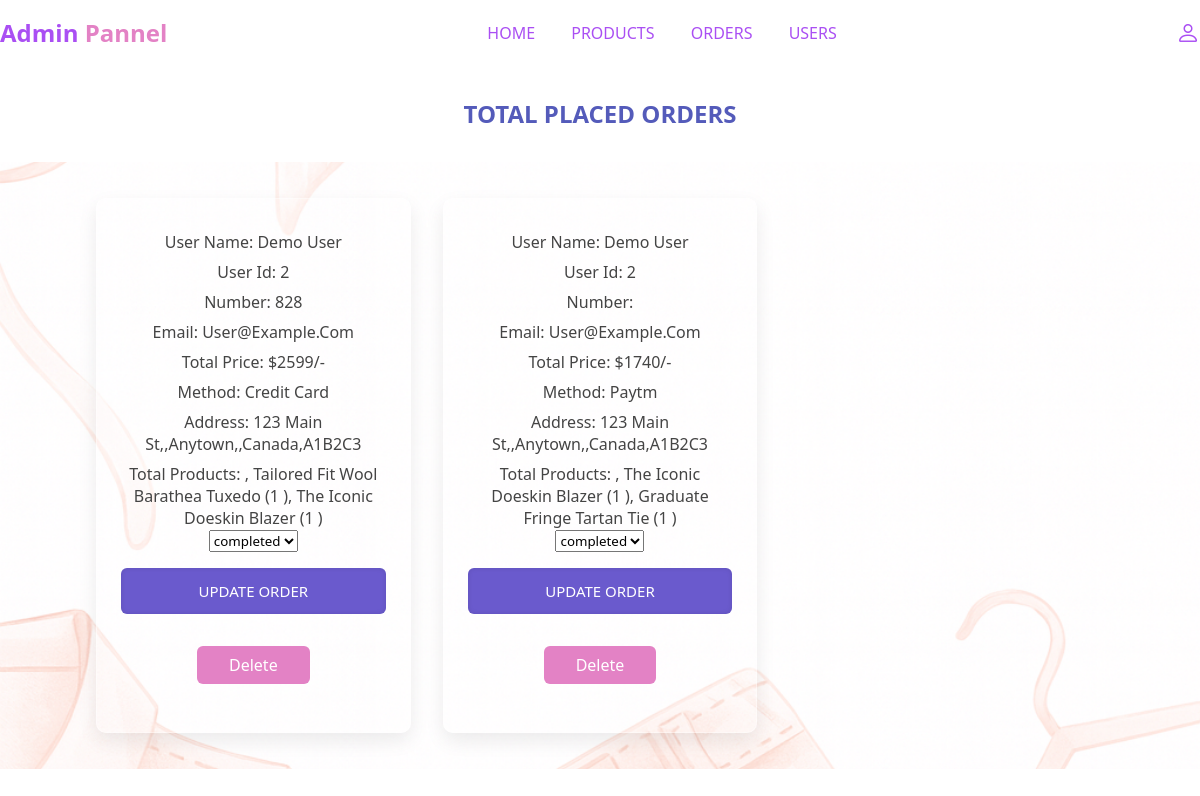
Page /admin_orders.php (signed in) on the committed database.
### tables this page shows
CREATE TABLE `orders` (
  `id` int(100) NOT NULL,
  `user_id` int(100) NOT NULL,
  `name` varchar(100) NOT NULL,
  `number` varchar(255) NOT NULL,
  `email` varchar(255) NOT NULL,
  `method` varchar(255) NOT NULL,
  `address` varchar(255) NOT NULL,
  `total_products` varchar(255) NOT NULL,
  `total_price` varchar(255) NOT NULL,
  `placed_on` varchar(255) NOT NULL,
  `payment_status` varchar(255) NOT NULL DEFAULT 'pending'
);

### admin_orders.php (the view, shortened to what this page needs)
<!DOCTYPE html>
<html lang="en">
<head>
	<link rel="stylesheet" href="https://cdn.jsdelivr.net/npm/bootstrap-icons@1.10.2/font/bootstrap-icons.css">
	<link rel="stylesheet" type="text/css" href="style.css">
</head>
<body>
	<?php include 'admin_header.php'; ?>
	<section class="order-container">
		<h1 class="title">total placed orders</h1>
		<div class="box-container">
			<?php
				$select_orders = mysqli_query($conn, "SELECT * FROM `orders`") or die('query failed');
				if(mysqli_num_rows($select_orders)>0){
					while($fetch_orders = mysqli_fetch_assoc($select_orders)){
			?>
			<div class="box">
				<p>user Name: <span><?php echo $fetch_orders['name']; ?></span></p>
				<p>user id: <span><?php echo $fetch_orders['user_id']; ?></span></p>
				<p>number: <span><?php echo $fetch_orders['number']; ?></span></p>
				<p>email: <span><?php echo $fetch_orders['email']; ?></span></p>
				<p>total price: $<span><?php echo $fetch_orders['total_price']; ?>/-</span></p>
				<p>method: <span><?php echo $fetch_orders['method']; ?></span></p>
				<p>address: <span><?php echo $fetch_orders['address']; ?></span></p>
				<p>total products: <span><?php echo $fetch_orders['total_products']; ?></span></p>
				<form method="post">
					<select name="update_payment">
						<option disabled selected><?php echo $fetch_orders['payment_status']; ?></option>
					</select>
					<input type="submit" name="update_order" value="update order" class="btn">
					<a href="admin_orders.php?delete=<?php echo $fetch_orders['id']; ?>" class="delete" onclick="return confirm('delete this')">Delete</a>
				</form>
			</div>
			<?php
					}
				}
			?>
		</div>
	</section>
</body>
</html>

### style.css (style rules this page uses)
* { margin: 0; padding: 0; box-sizing: border-box; font-family: 'Segoe UI', sans-serif; }
:root { --white-alpha-40: rgba(255,255,255,0.35); --white-alpha-25: rgba(255,255,255,0.15); --blur: blur(6px); --accent: #6a5acd; --highlight: #e382c5; --shadow: 0 0.5rem 1.2rem rgba(0,0,0,0.08); }
a { text-decoration: none; color: inherit; }
form input, textarea { width: 100%; padding: 0.8rem 1rem; border: none; border-radius: 6px; background: var(--white-alpha-25); box-shadow: inset 0 0 5px rgba(0,0,0,0.1); font-size: 15px; margin-bottom: 1rem; }
form .btn { cursor: pointer; background: var(--accent); color: #fff; text-transform: uppercase; padding: 0.8rem; border-radius: 6px; transition: all 0.3s ease; margin-top: 1rem; }
.title { text-align: center; text-transform: uppercase; margin: 2rem 0; color: #545bba; }
.box-container { padding: 3% 8%; display: grid; grid-template-columns: repeat(3, 1fr); gap: 2rem; background-image: url('image/bg2-img.png'); background-size: cover; background-position: center; width: 100%; }
.box-container .box { background: var(--white-alpha-25); border: 1px solid var(--white-alpha-40); box-shadow: var(--shadow); padding: 1.5rem 1.5rem 3rem; text-align: center; border-radius: 10px; transition: transform 0.3s ease, box-shadow 0.3s ease; }
.box-container .box p { font-size: 1rem; text-transform: capitalize; margin-top: 0.5rem; color: #444; }
.edit, .delete { margin-top: 1rem; text-transform: capitalize; color: #fff; background: var(--highlight); padding: .5rem 2rem; border-radius: 6px; transition: all 0.3s ease; display: inline-block; }

### rows in the picture
orders: name "Demo User", user "2", number "828", email "User@example.com", total_price "2599", method "Credit Card", address "123 Main St,,Anytown,,Canada,A1B2C3", total_products ", Tailored Fit Wool Barathea Tuxedo (1 ), The Iconic Doeskin Blazer (1 )", update_payment "completed"
orders: name "Demo User", user "2", email "User@example.com", total_price "1740", method "Paytm", address "123 Main St,,Anytown,,Canada,A1B2C3", total_products ", The Iconic Doeskin Blazer (1 ), Graduate Fringe Tartan Tie (1 )", update_payment "completed"
